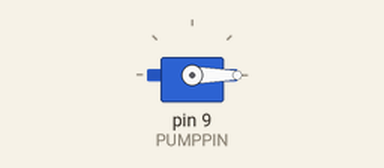
This sketch was run on a simulated Arduino Uno, built with avr-gcc and run on an emulated ATmega328P. Shown: servo.

Above: at 0.05 s.
At 4.05 s:
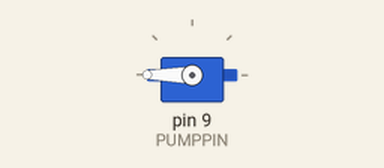
At 8.0 s:
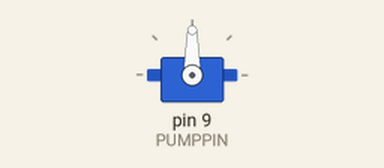
Timing chart, 0 to 10.4 s (numbered marks = the images above):
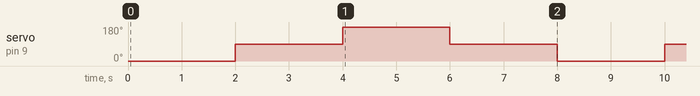

Measured:
- by itself, servo on pin 9 (PUMPPIN): repeats every 8.0 s: 180° 2.0 s, 90° 2.0 s, 0° 2.0 s, 90° 2.0 s

The sketch:

test1_moteur.ino
```cpp
#include <Servo.h>

#define PUMPPIN 9    //peristaltic pump control pin, connect to arduino digital pin 9
#define waitTime 2000 //interval time(ms) between every state

Servo myservo;

void setup(){
  myservo.attach(PUMPPIN);
}

void loop(){
  myservo.write(0);   //Clockwise maximum speed rotation
  delay(waitTime);
  myservo.write(90);  //Stop
  delay(waitTime);
  myservo.write(180); //Counterclockwise maximum speed rotation
  delay(waitTime);
  myservo.write(90);  //Stop
  delay(waitTime);
}
```
